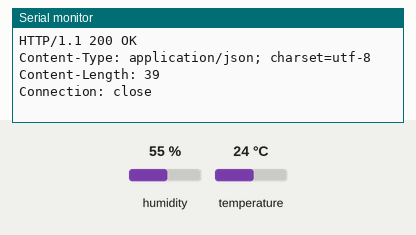
Recording of a sketch running on a simulated Arduino MKR. Parts: the last lines printed to the serial monitor. The test bench sets the inputs (shaded band); at power-on: humidity 55 %, temperature 24 °C. WiFi joins after 1.5 s; servers stay silent unless stated; web services answer with replies made up by the test bench.

Above: at 12.7 s.
12.8 s: humidity set to 42 %
At 13.02 s:
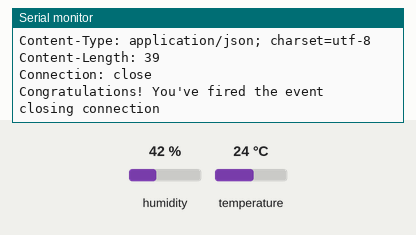
14.3 s: humidity set to 39 %
At 15.3 s:
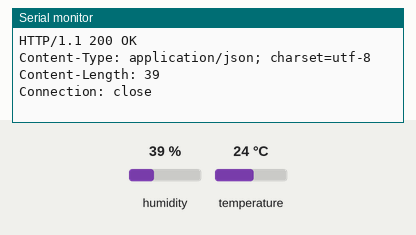
15.8 s: humidity set to 21 %
At 16.3 s:
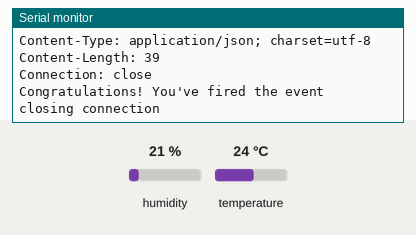
17.3 s: humidity set to 18 %
At 18.2 s:
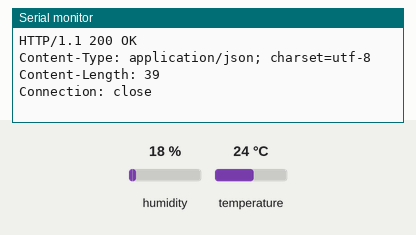

The sketch:

sprinkler_sensor.ino
```cpp
// Libraries
#include <SPI.h>
#include <WiFi101.h>
#include <SHT1x.h>

// Specify data and clock connections and instantiate SHT1x object
#define dataPin  6
#define clockPin 7
SHT1x sht1x(dataPin, clockPin);

// Status
int status = WL_IDLE_STATUS;

// Credentials
const char* ssid     = "wifi-name";
const char* password = "wifi-pass";

// IFTTT settings
const char* host = "maker.ifttt.com";
const char* key = "dPMHywdahaSxQZlCaoqnzHxcQ8vNYsTlk-42gSLAFQP";

// Thresholds
float humidity_threshold_low = 20;
float humidity_threshold_high = 40;

void setup() {

  // Seroa;
  Serial.begin(115200);
  delay(10);

  // Connect to WiFi
  while (status != WL_CONNECTED) {
    Serial.print("Attempting to connect to SSID: ");
    Serial.println(ssid);
    status = WiFi.begin(ssid, password);

    // Wait 10 seconds for connection:
    delay(10000);
  }
  Serial.println("WiFi connected");

  Serial.println("");
  Serial.println("WiFi connected");
  Serial.println("IP address: ");
  Serial.println(WiFi.localIP());
}


void loop() {

  // Read data from sensor
  float temp_c;
  float temp_f;
  float humidity;

  // Read values from the sensor
  temp_c = sht1x.readTemperatureC();
  temp_f = sht1x.readTemperatureF();
  humidity = sht1x.readHumidity();

  if (humidity > humidity_threshold_high) {

    // Use WiFiClient class to create TCP connections
  WiFiClient client;
  const int httpPort = 80;
  if (!client.connect(host, httpPort)) {
    Serial.println("connection failed");
    return;
  }

  // We now create a URI for the request
  String url = "/trigger/humidity_high";
  url += "/with/key/";
  url += key;

  Serial.print("Requesting URL: ");
  Serial.println(url);

  // This will send the request to the server
  client.print(String("GET ") + url + " HTTP/1.1\r\n" +
               "Host: " + host + "\r\n" +
               "Connection: close\r\n\r\n");
  unsigned long timeout = millis();
  while (client.available() == 0) {
    if (millis() - timeout > 5000) {
      Serial.println(">>> Client Timeout !");
      client.stop();
      return;
    }
  }

  // Read all the lines of the reply from server and print them to Serial
  while(client.available()){
    String line = client.readStringUntil('\r');
    Serial.print(line);
  }

  Serial.println();
  Serial.println("closing connection");

  }

  if (humidity < humidity_threshold_low) {

    // Use WiFiClient class to create TCP connections
  WiFiClient client;
  const int httpPort = 80;
  if (!client.connect(host, httpPort)) {
    Serial.println("connection failed");
    return;
  }

  // We now create a URI for the request
  String url = "/trigger/humidity_low";
  url += "/with/key/";
  url += key;

  Serial.print("Requesting URL: ");
  Serial.println(url);

  // This will send the request to the server
  client.print(String("GET ") + url + " HTTP/1.1\r\n" +
               "Host: " + host + "\r\n" +
               "Connection: close\r\n\r\n");
  unsigned long timeout = millis();
  while (client.available() == 0) {
    if (millis() - timeout > 5000) {
      Serial.println(">>> Client Timeout !");
      client.stop();
      return;
    }
  }

  // Read all the lines of the reply from server and print them to Serial
  while(client.available()){
    String line = client.readStringUntil('\r');
    Serial.print(line);
  }

  Serial.println();
  Serial.println("closing connection");

  }

}
```

Measured:
- the behaviour switches between 41 and 40 % on humidity (found by bisection; images 1 and 2)
- the behaviour switches between 20 and 19 % on humidity (found by bisection; images 3 and 4)
- after the input at 17.3 s, the serial monitor: prints a new line after 0.20 s (image 4)
